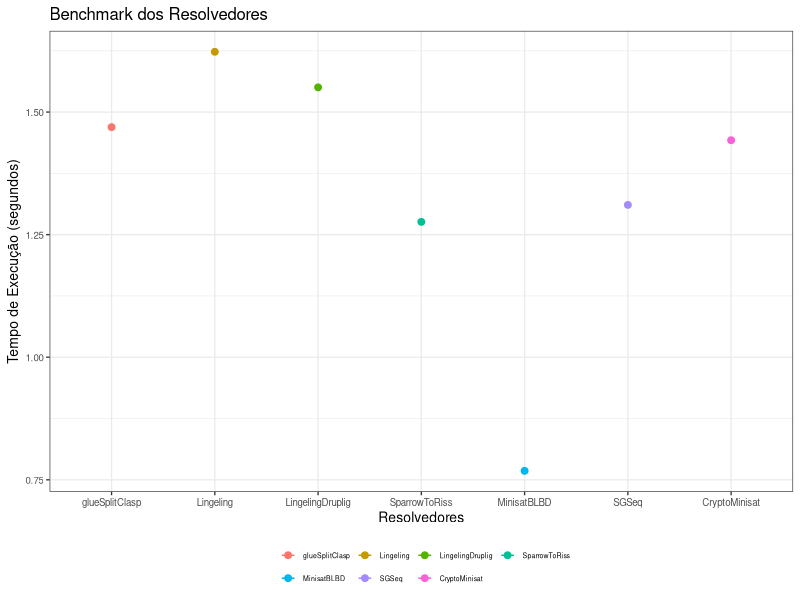
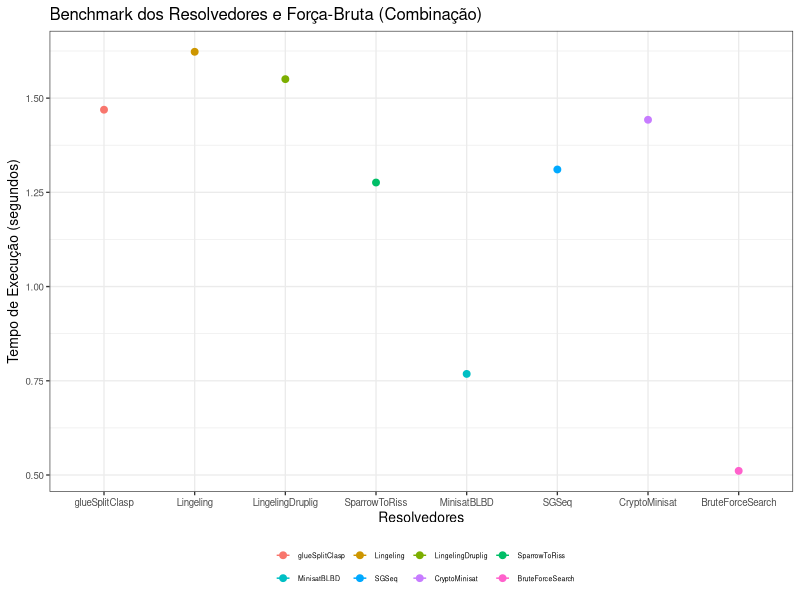
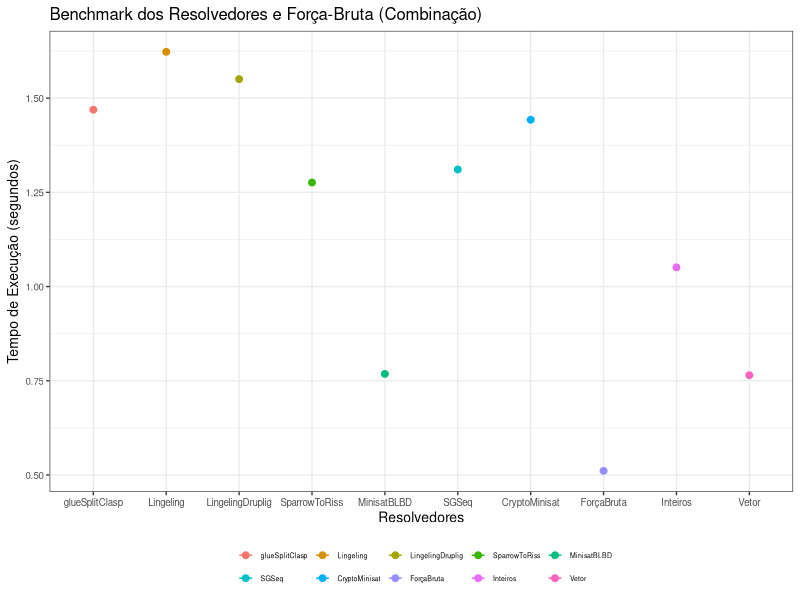
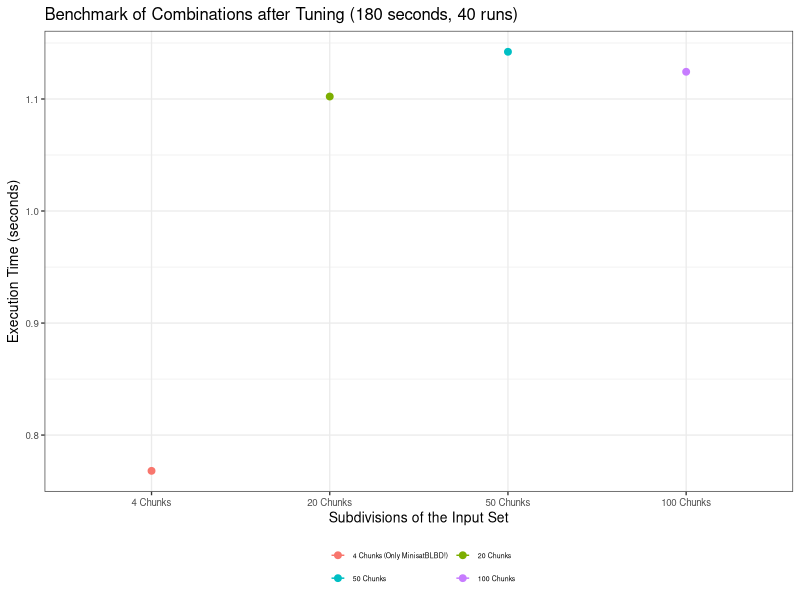
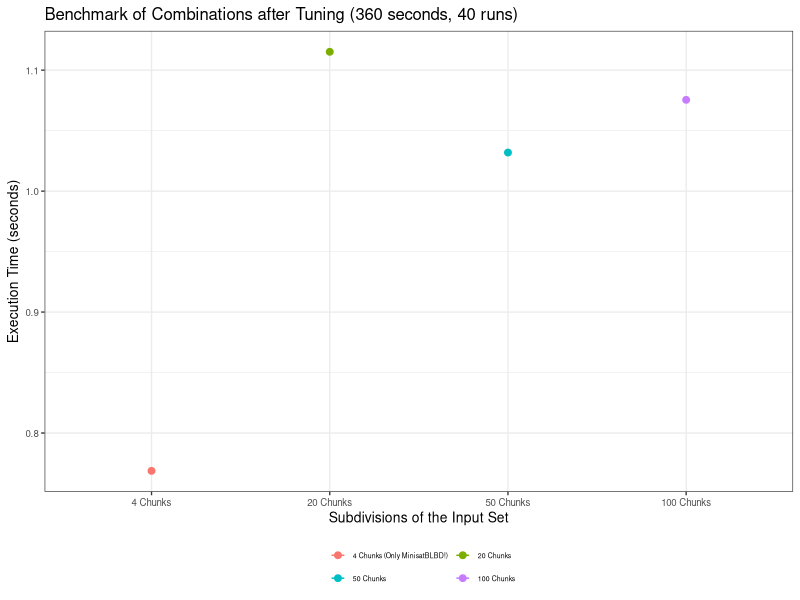
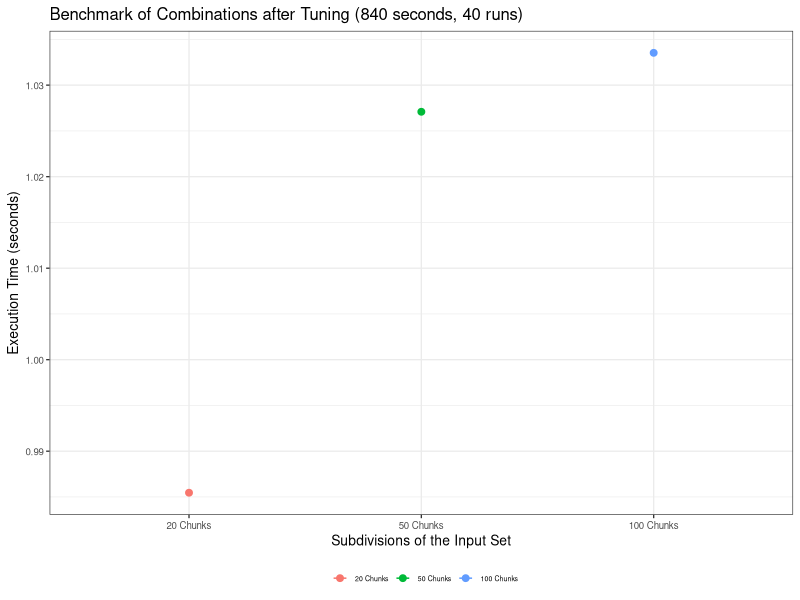

These charts were generated, in order, by the following R code:
#!/usr/bin/Rscript

library(ggplot2)
library(reshape2)
library(grid)

#
# Loading Files:
#
#brute_force <- read.table("brute-force/benchmark_0.txt", header=TRUE)
#

theme_set(theme_bw(base_size = 10) + theme(legend.position = "bottom",
                                          legend.text = element_text(size = 5),
                                          legend.key.size = unit(0.16, "in"),
                                          axis.text = element_text(size = rel(0.7)))) 

all <- read.table("benchmark_solvers.txt", header=TRUE)
brute_benchmark <- read.table("brute_force_comparison.txt", header=TRUE)
brute_tuned_benchmark <- read.table("brute_all_tuned_WRONG_TIMES.txt", header=TRUE)

benchmark_180s <- read.table("benchmark_180s.txt", header=TRUE)
benchmark_360s <- read.table("benchmark_360s.txt", header=TRUE)
benchmark_840s <- read.table("benchmark_840s.txt", header=TRUE)

#
# Generate all files.
#
#graph_all_24 <- qplot(log_all_24$tuning_time,log_all_24$run_time,data=log_all_24,
#                   ylab="Execution Time (seconds)",
#                   xlab="Tuning Time (seconds)",
#                   main="Tuning Time (Only Best Solvers) vs. Execution Time over 24h (Measured by OpenTuner)")
#
#ggsave(file="log_all_24.png",width=7,height=2.8,scale=2)


#Add a diamond at the mean, and make it larger
#brute_graph <- ggplot(brute_force, aes(x="Execution Time (seconds)",y=BruteForceSearch)) +
#    geom_boxplot() +
#    stat_summary(fun.y=mean, geom="point", shape=4, size=4)

all_graph <- ggplot(data=melt(all), aes(x=variable,y=value,colour=variable,fill=variable)) +
    stat_summary(fun.y=mean, geom="point", size=2) +
    stat_summary(fun.data=mean_cl_normal, position=position_dodge(width=0.95), geom="errorbar", aes(width=0.2)) +
#    theme(axis.text.x=element_blank()) +
    guides(colour=guide_legend(title="", nrow=2, byrow=TRUE)) +
    guides(fill=guide_legend(title="")) +
    xlab("Resolvedores") +
    ylab("Tempo de Execução (segundos)") +
    ggtitle("Benchmark dos Resolvedores")
    

ggsave(file="all.png",width=2.8,height=2.8,scale=2)

brute_benchmark_graph <- ggplot(data=melt(brute_benchmark), aes(x=variable,y=value,colour=variable,fill=variable)) +
    stat_summary(fun.y=mean, geom="point", size=2) +
    stat_summary(fun.data=mean_cl_normal, position=position_dodge(width=0.95), geom="errorbar", aes(width=0.2)) +
#    theme(axis.text.x=element_blank()) +
    guides(colour=guide_legend(title="", nrow=2, byrow=TRUE)) +
    guides(fill=guide_legend(title="")) +
    xlab("Resolvedores") +
    ylab("Tempo de Execução (segundos)") +
    ggtitle("Benchmark dos Resolvedores e Força-Bruta (Combinação)")
    

ggsave(file="brute.png",width=2.8,height=2.8,scale=2)

brute_tuned_benchmark_graph <- ggplot(data=melt(brute_tuned_benchmark), aes(x=variable,y=value,colour=variable,fill=variable)) +
    stat_summary(fun.y=mean, geom="point", size=2) +
    stat_summary(fun.data=mean_cl_normal, position=position_dodge(width=0.95), geom="errorbar", aes(width=0.2)) +
#    theme(axis.text.x=element_blank()) +
    guides(colour=guide_legend(title="", nrow=2, byrow=TRUE)) +
    guides(fill=guide_legend(title="")) +
    xlab("Resolvedores") +
    ylab("Tempo de Execução (segundos)") +
    ggtitle("Benchmark dos Resolvedores e Força-Bruta (Combinação)")
    

ggsave(file="brute_tuned.png",width=2.8,height=2.8,scale=2)

benchmark_180s_graph <- ggplot(data=melt(benchmark_180s), aes(x=variable,y=value,colour=variable)) +
    stat_summary(fun.y=mean, geom="point", size=2) +
    stat_summary(fun.data=mean_cl_normal, position=position_dodge(width=0.95), geom="errorbar", aes(width=0.2)) +
    guides(colour=guide_legend(title="", nrow=2, byrow=TRUE)) +
    scale_colour_discrete(labels=c("4 Chunks (Only MinisatBLBD!)","20 Chunks", "50 Chunks", "100 Chunks")) +
    scale_x_discrete(labels=c("4 Chunks","20 Chunks", "50 Chunks", "100 Chunks")) +
    xlab("Subdivisions of the Input Set") +
    ylab("Execution Time (seconds)") +
    ggtitle("Benchmark of Combinations after Tuning (180 seconds, 40 runs)")
    

ggsave(file="180s.png",width=2.8,height=2.8,scale=2)

benchmark_360s_graph <- ggplot(data=melt(benchmark_360s), aes(x=variable,y=value,colour=variable)) +
    stat_summary(fun.y=mean, geom="point", size=2) +
    stat_summary(fun.data=mean_cl_normal, position=position_dodge(width=0.95), geom="errorbar", aes(width=0.2)) +
    guides(colour=guide_legend(title="", nrow=2, byrow=TRUE)) +
    scale_colour_discrete(labels=c("4 Chunks (Only MinisatBLBD!)","20 Chunks", "50 Chunks", "100 Chunks")) +
    scale_x_discrete(labels=c("4 Chunks","20 Chunks", "50 Chunks", "100 Chunks")) +
    xlab("Subdivisions of the Input Set") +
    ylab("Execution Time (seconds)") +
    ggtitle("Benchmark of Combinations after Tuning (360 seconds, 40 runs)")
    

ggsave(file="360s.png",width=2.8,height=2.8,scale=2)

benchmark_840s_graph <- ggplot(data=melt(benchmark_840s), aes(x=variable,y=value,colour=variable)) +
    stat_summary(fun.y=mean, geom="point", size=2) +
    stat_summary(fun.data=mean_cl_normal, position=position_dodge(width=0.95), geom="errorbar", aes(width=0.2)) +
    guides(colour=guide_legend(title="")) +
    scale_colour_discrete(labels=c("20 Chunks", "50 Chunks", "100 Chunks")) +
    scale_x_discrete(labels=c("20 Chunks", "50 Chunks", "100 Chunks")) +
    xlab("Subdivisions of the Input Set") +
    ylab("Execution Time (seconds)") +
    ggtitle("Benchmark of Combinations after Tuning (840 seconds, 40 runs)")
    

ggsave(file="840s.png",width=2.8,height=2.8,scale=2)
# Uncomment for visualization in R interpreter.
#
#print(brute_graph)
#readline("plot done\n")
#
#print(all_graph)
#readline("plot done\n")
#print(brute_benchmark_graph)
#readline("plot done\n")
#print(benchmark_180s_graph)
#readline("plot done\n")
#print(benchmark_840s_graph)
#readline("plot done\n")
#
#
